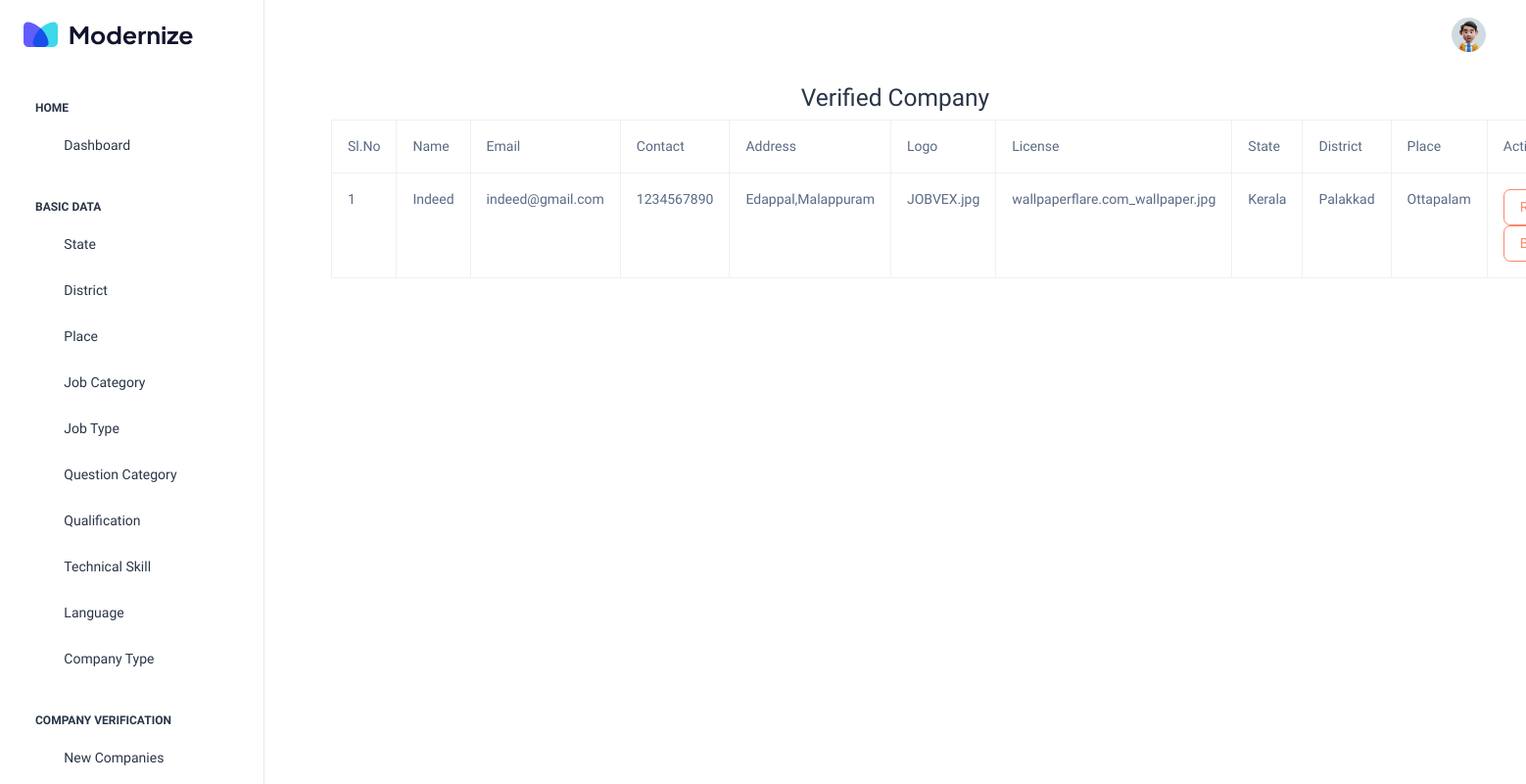
Before: /Project/Admin/Verifiedcompany.php with the older database file.
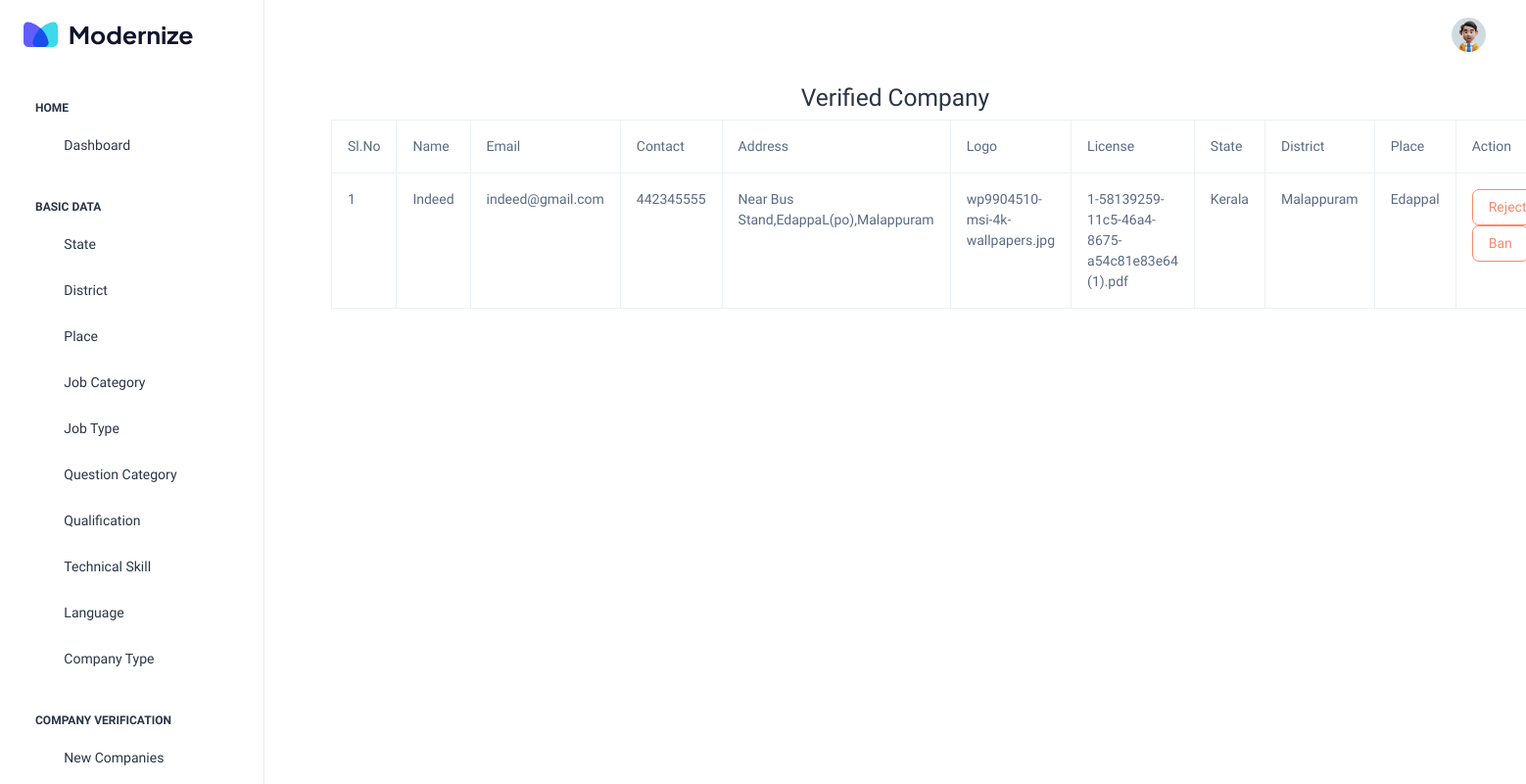
After: the same page with the newer database file.
### tables this page shows
CREATE TABLE `tbl_company` (
  `company_id` int(11) NOT NULL,
  `company_name` varchar(30) NOT NULL,
  `company_email` varchar(30) NOT NULL,
  `company_contact` varchar(30) NOT NULL,
  `company_address` varchar(500) NOT NULL,
  `company_logo` varchar(200) NOT NULL,
  `company_license` varchar(500) NOT NULL,
  `company_licensenumber` varchar(50) NOT NULL,
  `company_password` varchar(30) NOT NULL,
  `company_status` int(11) NOT NULL DEFAULT 0,
  `place_id` int(11) NOT NULL,
  `companytype_id` int(11) NOT NULL,
  `companycategory_id` int(11) NOT NULL
);

CREATE TABLE `tbl_district` (
  `district_id` int(11) NOT NULL,
  `district_name` varchar(70) NOT NULL,
  `state_id` int(11) NOT NULL,
  `district_status` int(11) NOT NULL DEFAULT 0
);

CREATE TABLE `tbl_place` (
  `place_id` int(50) NOT NULL,
  `place_name` varchar(50) NOT NULL,
  `district_id` int(50) NOT NULL,
  `place_status` int(11) NOT NULL DEFAULT 0
);

CREATE TABLE `tbl_state` (
  `state_id` int(11) NOT NULL,
  `state_name` varchar(30) NOT NULL,
  `state_status` int(11) NOT NULL DEFAULT 0
);

### Project/Admin/Verifiedcompany.php (the view, shortened to what this page needs)
<?php
  include("../Assets/Connection/Connection.php");
  include("Header.php");
	?>
<!DOCTYPE html PUBLIC "-//W3C//DTD XHTML 1.0 Transitional//EN" "http://www.w3.org/TR/xhtml1/DTD/xhtml1-transitional.dtd">
<html xmlns="http://www.w3.org/1999/xhtml">
<head>
</head>
<body>
<form id="form1" name="form1" method="post" action="">
<h3 align="center">Verified Company</h3>
  <table width="200" border="1" align="center" class = "table table-bordered table-hover">
    <tr>
      <td>Sl.No</td>
      <td>Name</td>
      <td>Email</td>
      <td>Contact</td>
      <td>Address</td>
      <td>Logo</td>
      <td>License</td>
      <td>State</td>
      <td>District</td>
      <td>Place</td>
      <td>Action</td>
    </tr>
    <?php
     $i=0;
	 $selQry="select * from tbl_company c inner join tbl_place p on c.place_id = p.place_id inner join tbl_district d on p.district_id = d.district_id inner join tbl_state s on d.state_id = s.state_id where company_status=1 ORDER BY company_name ASC";
	 $row=$Con->query($selQry);
	 while($data=$row->fetch_assoc())
	 {
		 $i++;
    ?>
    <tr>
      <td><?php  echo $i?></td>
      <td><?php echo $data['company_name']?></td>
      <td><?php echo $data['company_email']?></td>
      <td><?php echo $data['company_contact']?></td>
      <td><?php echo $data['company_address']?></td>
      <td><?php echo $data['company_logo']?></td>
      <td><?php echo $data['company_license']?></td>
      <td><?php echo $data['state_name']?></td>
      <td><?php echo $data['district_name']?></td>
      <td><?php echo $data['place_name']?></td>
         <td>
              <a href = "Verifiedcompany.php?rid=<?php echo $data['company_id']?>" class="btn btn-outline-danger">Reject </a>
              <a href = "Verifiedcompany.php?bid=<?php echo $data['company_id']?>" class="btn btn-outline-danger">Ban </a>
         </td>
      <?php
	 }
	 ?>
    </tr>
  </table>
  <p>&nbsp;</p>
</form>
</body>
</html>
<?php
include("Footer.php");
?>

Changed rows visible on the page:
changed tbl_company "Indeed": company_contact "1234567890" → "442345555"; company_address "Edappal,Malappuram" → "Near Bus Stand,EdappaL(po),Malappuram"; company_logo "JOBVEX.jpg" → "wp9904510-msi-4k-wallpapers.jpg"; company_license "wallpaperflare.com_wallpaper.jpg" → "1-58139259-11c5-46a4-8675-a54c81e83e64 (1).pdf"; tbl_district.district_name "Palakkad" → "Malappuram"; place.place_name "Ottapalam" → "Edappal"
